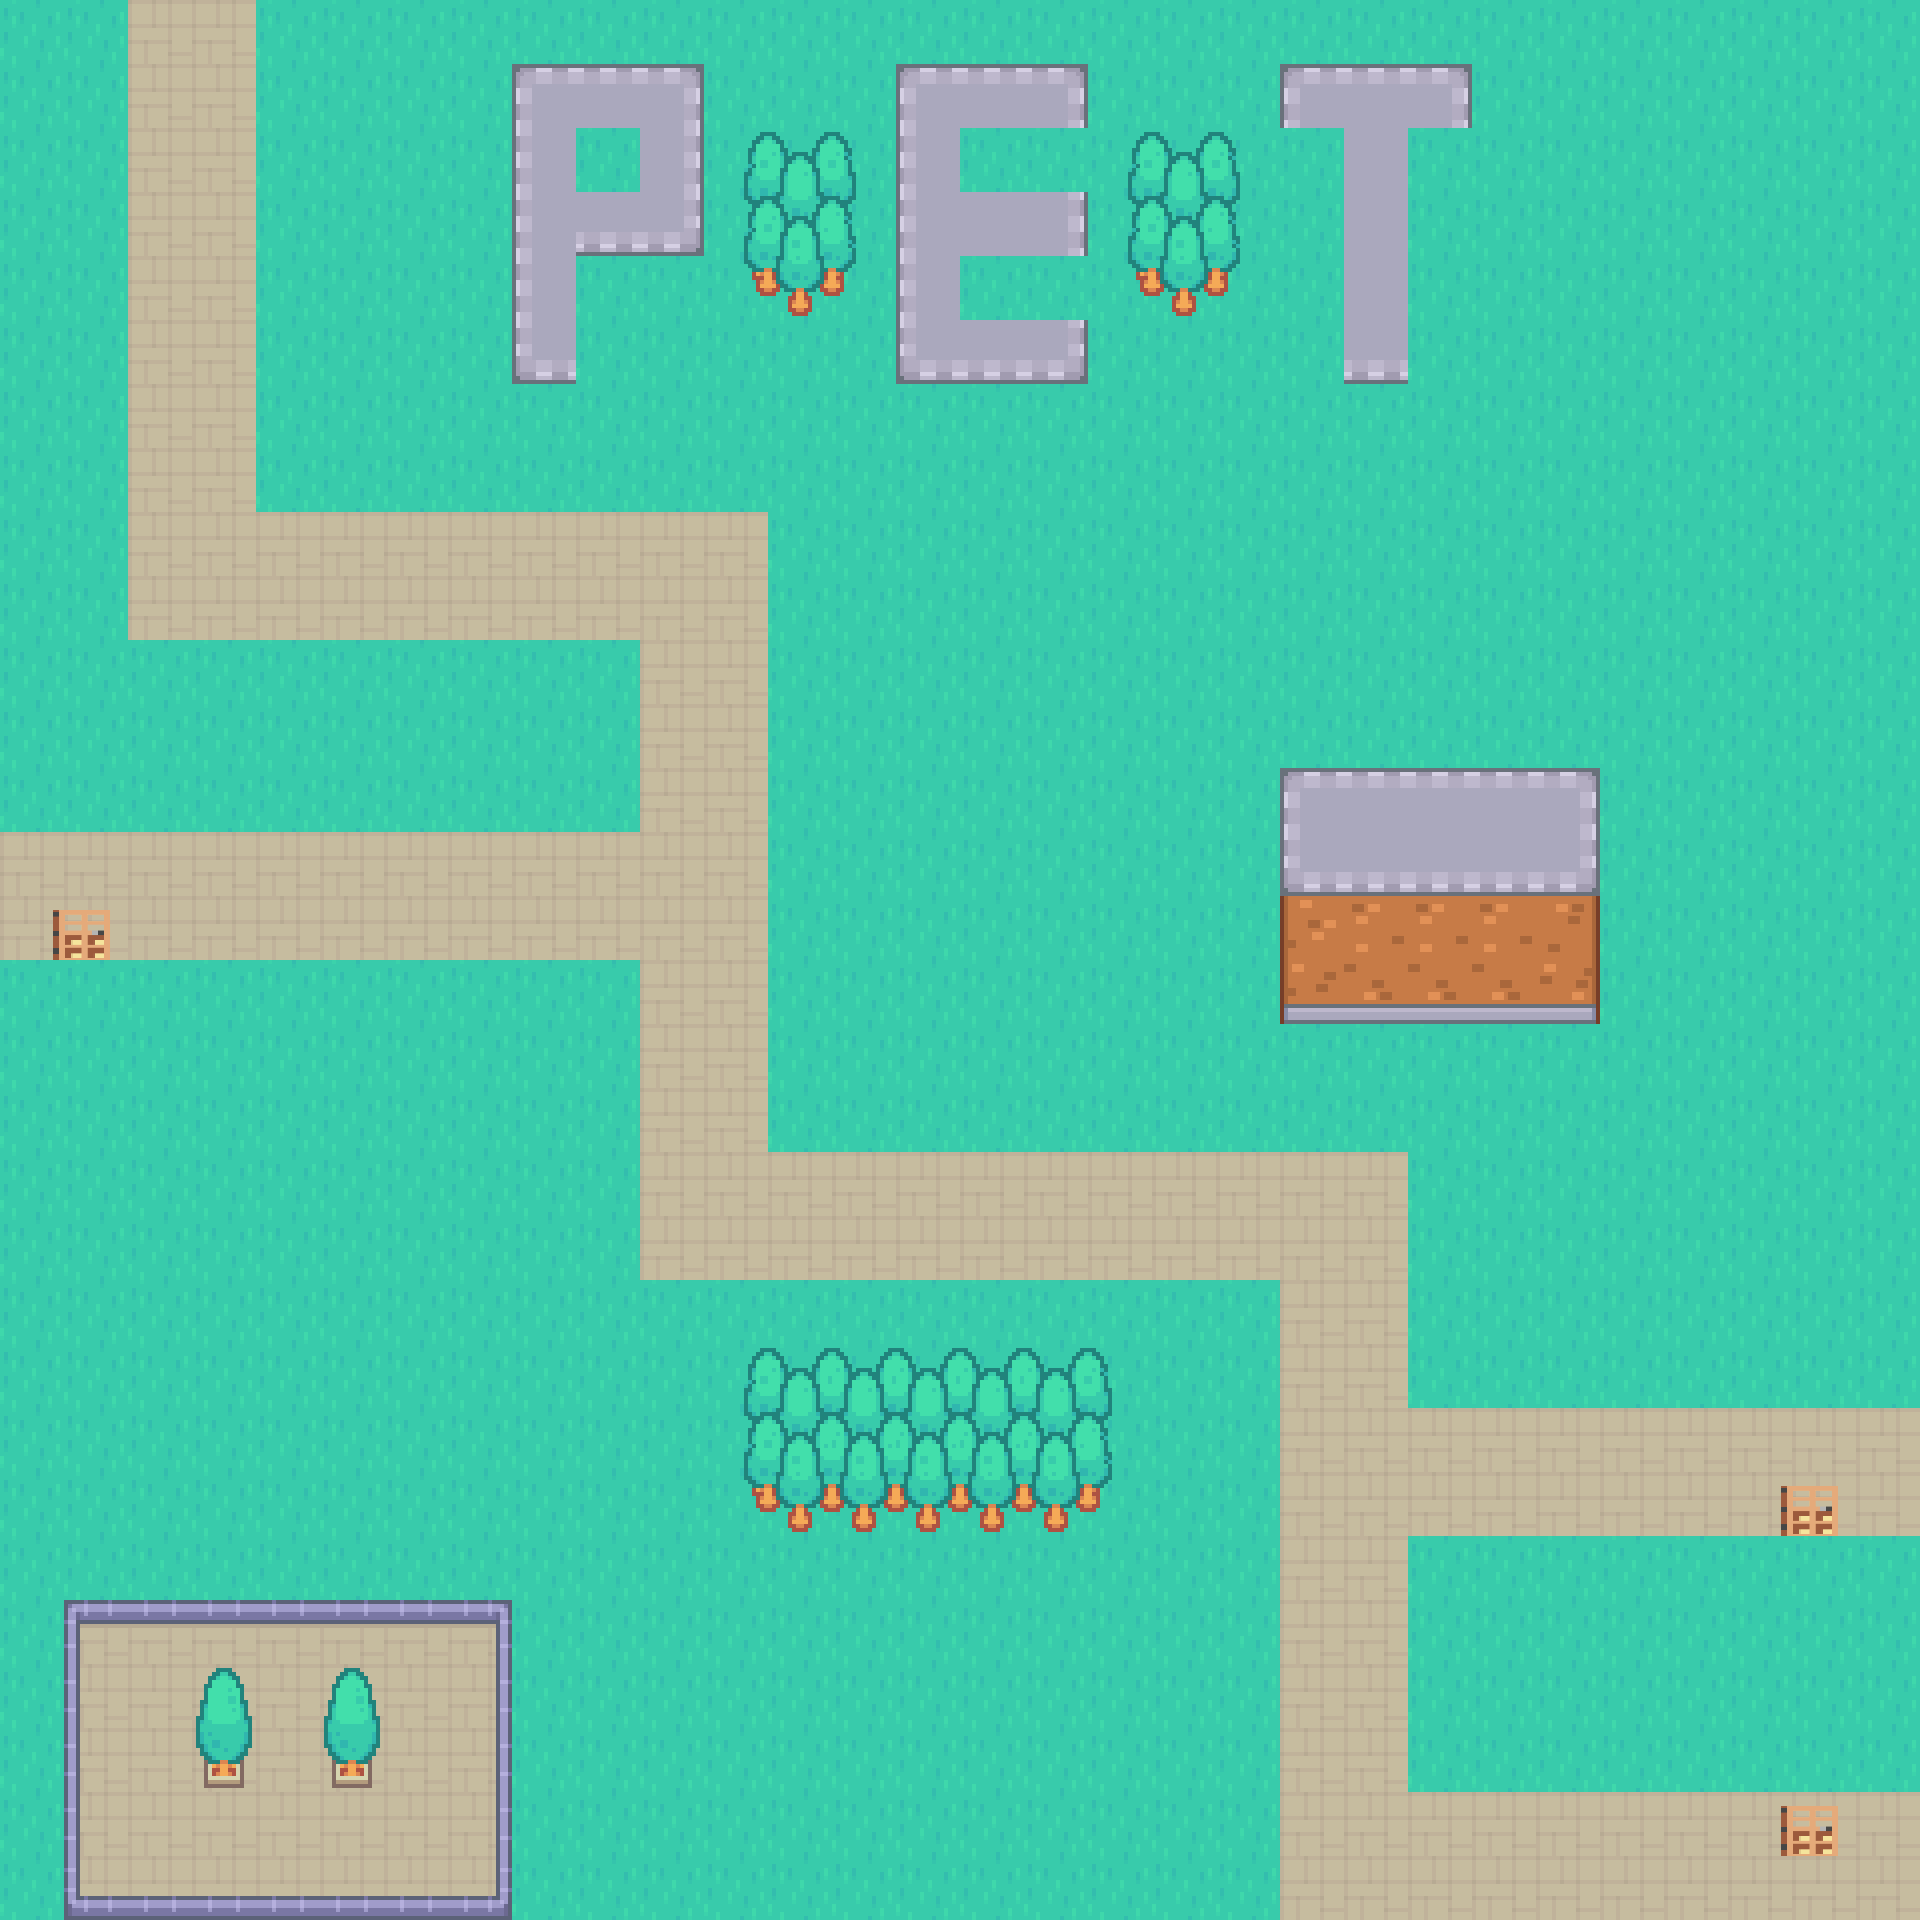

A 2D game scene composited from a Tiled map and its tileset images. What follows is a short description and the map's XML, with each tile layer's data collapsed to a summary:
An orthogonal 30x30 tile map with 64x64 px tiles, 2 tile layers (Ground, Trees), 4 tilesets and 32 objects.

<map version="1.10" tiledversion="1.11.1-99-gec89c545" orientation="orthogonal" renderorder="right-down" width="30" height="30" tilewidth="64" tileheight="64" infinite="0" nextlayerid="8" nextobjectid="54">
 <editorsettings>
  <export target="../../jogoPET2025-main (2)/maps/testMap.lua" format="lua" />
 </editorsettings>
 <tileset firstgid="1" name="test-tiled" tilewidth="64" tileheight="64" tilecount="54" columns="9">
  <image source="../maps/Texture/tileset.png" width="576" height="384" />
 </tileset>
 <tileset firstgid="55" name="tileset" tilewidth="64" tileheight="64" tilecount="54" columns="9">
  <image source="../maps/Texture/tileset.png" width="576" height="384" />
 </tileset>
 <tileset firstgid="109" name="door" tilewidth="64" tileheight="64" tilecount="2" columns="2">
  <image source="../maps/Texture/door.png" width="156" height="89" />
 </tileset>
 <tileset firstgid="111" name="door1" tilewidth="64" tileheight="64" tilecount="2" columns="2">
  <image source="../maps/Texture/door1.png" width="156" height="89" />
 </tileset>
 <layer id="1" name="Ground" width="30" height="30">
  <data>[900 cells, 900 non-empty, 19 distinct tile ids]</data>
 </layer>
 <layer id="2" name="Trees" width="30" height="30">
  <data>[900 cells, 123 non-empty, 26 distinct tile ids]</data>
 </layer>
 <objectgroup id="3" name="Walls">
  <object id="5" x="1280" y="768" width="320" height="256" />
  <object id="6" x="64" y="1600" width="448" height="320" />
  <object id="9" x="512" y="64" width="64" height="320" />
  <object id="10" x="576" y="192" width="128" height="64" />
  <object id="11" x="640" y="64" width="64" height="128" />
  <object id="12" x="576" y="64" width="64" height="64" />
  <object id="13" x="896" y="64" width="64" height="320" />
  <object id="14" x="960" y="320" width="128" height="64" />
  <object id="15" x="960" y="192" width="128" height="64" />
  <object id="17" x="960" y="64" width="128" height="64" />
  <object id="18" x="1280" y="64" width="192" height="64" />
  <object id="19" x="1344" y="128" width="64" height="256" />
  <object id="22" x="746" y="1347" width="44" height="166">
   <ellipse />
  </object>
  <object id="23" x="1066" y="1350" width="44" height="166">
   <ellipse />
  </object>
  <object id="28" x="1123.33" y="133" width="44" height="166">
   <ellipse />
  </object>
  <object id="29" x="1199.33" y="134.333" width="44" height="166">
   <ellipse />
  </object>
  <object id="30" x="738" y="130.333" width="44" height="166">
   <ellipse />
  </object>
  <object id="31" x="815.333" y="131.667" width="44" height="166">
   <ellipse />
  </object>
  <object id="32" x="776.667" y="150.333" width="44" height="166">
   <ellipse />
  </object>
  <object id="33" x="1162" y="152.333" width="44" height="166">
   <ellipse />
  </object>
  <object id="34" x="809" y="1345" width="44" height="166">
   <ellipse />
  </object>
  <object id="35" x="938" y="1344" width="44" height="166">
   <ellipse />
  </object>
  <object id="36" x="875" y="1342" width="44" height="166">
   <ellipse />
  </object>
  <object id="37" x="1002" y="1345" width="44" height="166">
   <ellipse />
  </object>
  <object id="38" x="1035" y="1368" width="44" height="166">
   <ellipse />
  </object>
  <object id="39" x="969" y="1366" width="44" height="166">
   <ellipse />
  </object>
  <object id="40" x="905" y="1367" width="44" height="166">
   <ellipse />
  </object>
  <object id="41" x="841" y="1366" width="44" height="166">
   <ellipse />
  </object>
  <object id="42" x="778" y="1368" width="44" height="166">
   <ellipse />
  </object>
  <object id="50" x="64" y="896" width="64" height="64" />
  <object id="51" x="1790" y="1794" width="64" height="64" />
  <object id="53" x="1792" y="1474" width="64" height="64" />
 </objectgroup>
</map>
